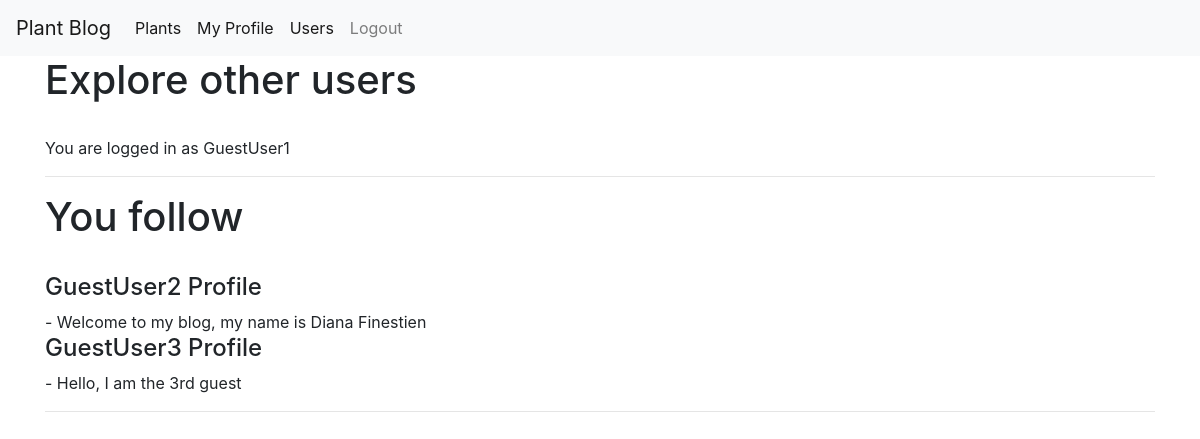
The app's page /profiles/user_index (signed in), older data.
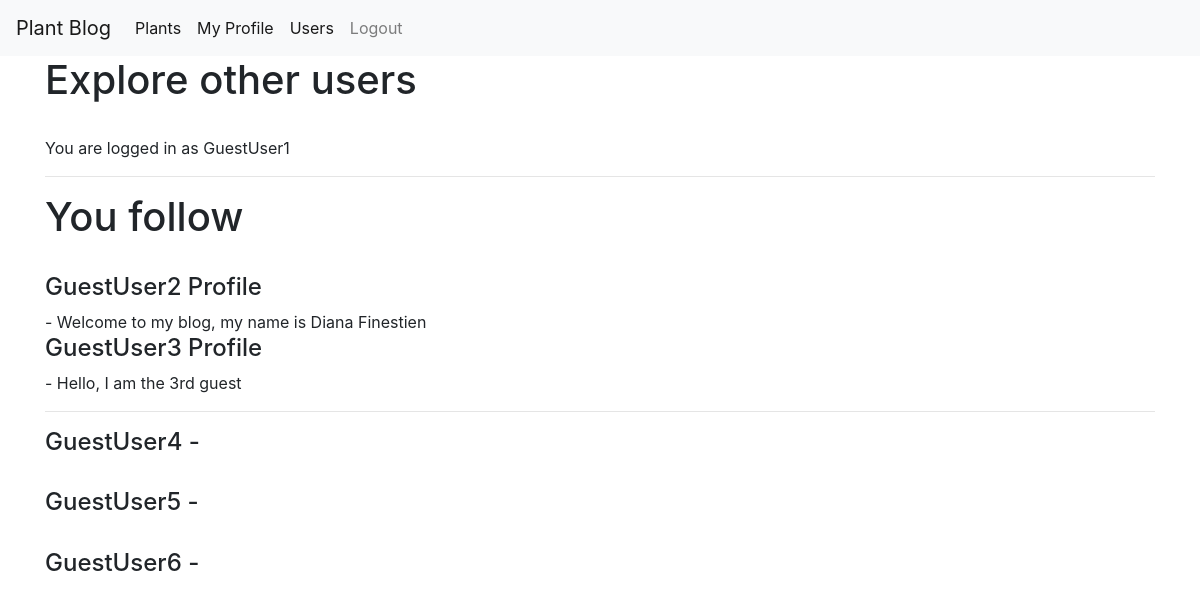
The same page, newer data.
### profiles/models.py (models this page shows, shortened)
class UserProfile(models.Model):
  user = models.OneToOneField(User, unique=True, on_delete=models.CASCADE, primary_key=True)
  profile_image = models.ImageField(default='default_profile.jpg', upload_to='profile_pic', blank=True)
  about = models.CharField(max_length=600, default='', blank=True)
  zipcode = models.CharField(max_length=5, default='', blank=True)
  requires_comment_validation = models.BooleanField(default=False)
  following = models.ManyToManyField('self', through='FollowedUser', symmetrical=False, related_name='is_following')
  def __str__(self):
    return f'{self.user.username} Profile'

### profiles/views.py (the view)
# urls.py: path('user_index', views.UserIndex.as_view(), name='user_index'),
class UserIndex(generic.ListView):
  model = UserProfile
  template_name = 'profiles/user_index.html'
  def get_context_data(self, **kwargs):
    context = super().get_context_data(**kwargs)
    user_profile = get_object_or_404(UserProfile, user=self.request.user)
    context['users'] = UserProfile.objects.exclude(user__in=user_profile.following.all()).exclude(user=self.request.user)
    context['following'] = user_profile.following
    return context

### profiles/templates/profiles/user_index.html
{% extends "base.html" %}
{% block content %}
  <h1> Explore other users </h1> <br>
    {% if user.is_authenticated %}
      You are logged in as {{ user }} <br>
    {% endif %}
  <hr>
  <h1> You follow </h1> <br>
  {% for fuser in following.all %}
    <h4> {{ fuser }} </h4> - {{ fuser.about }}
  {% endfor %}
  <hr>
  {% for other_users in users %}
    <h4> {{ other_users.user.username }} - {{ other_users.about }} </h4> <br>
  {% endfor %}
{% endblock %}

Row changes from the older to the newer data that the page shows:
added UserProfile: user.username "GuestUser4"
added UserProfile: user.username "GuestUser5"
added UserProfile: user.username "GuestUser6"
